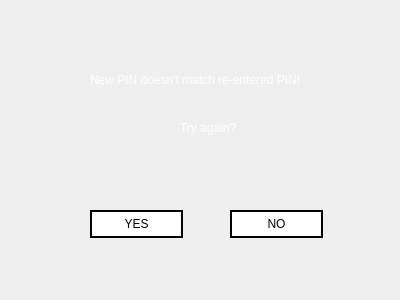
<?xml version="1.0" encoding="UTF-8"?>
<ui version="4.0">
 <class>Atm_ChangePin_Reenter</class>
 <widget class="QWidget" name="Atm_ChangePin_Reenter">
  <property name="geometry">
   <rect>
    <x>0</x>
    <y>0</y>
    <width>400</width>
    <height>300</height>
   </rect>
  </property>
  <property name="windowTitle">
   <string>CHANGE PIN INCORRECT</string>
  </property>
  <property name="styleSheet">
   <string notr="true">

QPushButton{
background: transparent;
background-color: white;
border: 2px solid black;
}

QPushButton:hover{
background-color: rgb(30, 30, 30);
color: white;
}

QPushButton:pressed
{
font: bold;
}

</string>
  </property>
  <widget class="QLabel" name="label">
   <property name="geometry">
    <rect>
     <x>90</x>
     <y>70</y>
     <width>251</width>
     <height>21</height>
    </rect>
   </property>
   <property name="text">
    <string>&lt;html&gt;&lt;head/&gt;&lt;body&gt;&lt;p&gt;&lt;span style=&quot; color:#ffffff;&quot;&gt;New PIN doesn't match re-entered PIN!&lt;/span&gt;&lt;/p&gt;&lt;/body&gt;&lt;/html&gt;</string>
   </property>
  </widget>
  <widget class="QLabel" name="label_2">
   <property name="geometry">
    <rect>
     <x>180</x>
     <y>120</y>
     <width>81</width>
     <height>16</height>
    </rect>
   </property>
   <property name="text">
    <string>&lt;html&gt;&lt;head/&gt;&lt;body&gt;&lt;p&gt;&lt;span style=&quot; color:#ffffff;&quot;&gt;Try again?&lt;/span&gt;&lt;/p&gt;&lt;/body&gt;&lt;/html&gt;</string>
   </property>
  </widget>
  <widget class="QPushButton" name="yes">
   <property name="geometry">
    <rect>
     <x>90</x>
     <y>210</y>
     <width>93</width>
     <height>28</height>
    </rect>
   </property>
   <property name="text">
    <string>YES</string>
   </property>
  </widget>
  <widget class="QPushButton" name="no">
   <property name="geometry">
    <rect>
     <x>230</x>
     <y>210</y>
     <width>93</width>
     <height>28</height>
    </rect>
   </property>
   <property name="text">
    <string>NO</string>
   </property>
  </widget>
  <widget class="QLabel" name="label_3">
   <property name="geometry">
    <rect>
     <x>0</x>
     <y>0</y>
     <width>401</width>
     <height>301</height>
    </rect>
   </property>
   <property name="styleSheet">
    <string notr="true">background-image: url(:/images/sbg1err.png);</string>
   </property>
   <property name="text">
    <string/>
   </property>
  </widget>
  <zorder>label_3</zorder>
  <zorder>label</zorder>
  <zorder>label_2</zorder>
  <zorder>yes</zorder>
  <zorder>no</zorder>
 </widget>
 <resources>
  <include location="resource.qrc"/>
 </resources>
 <connections/>
</ui>
